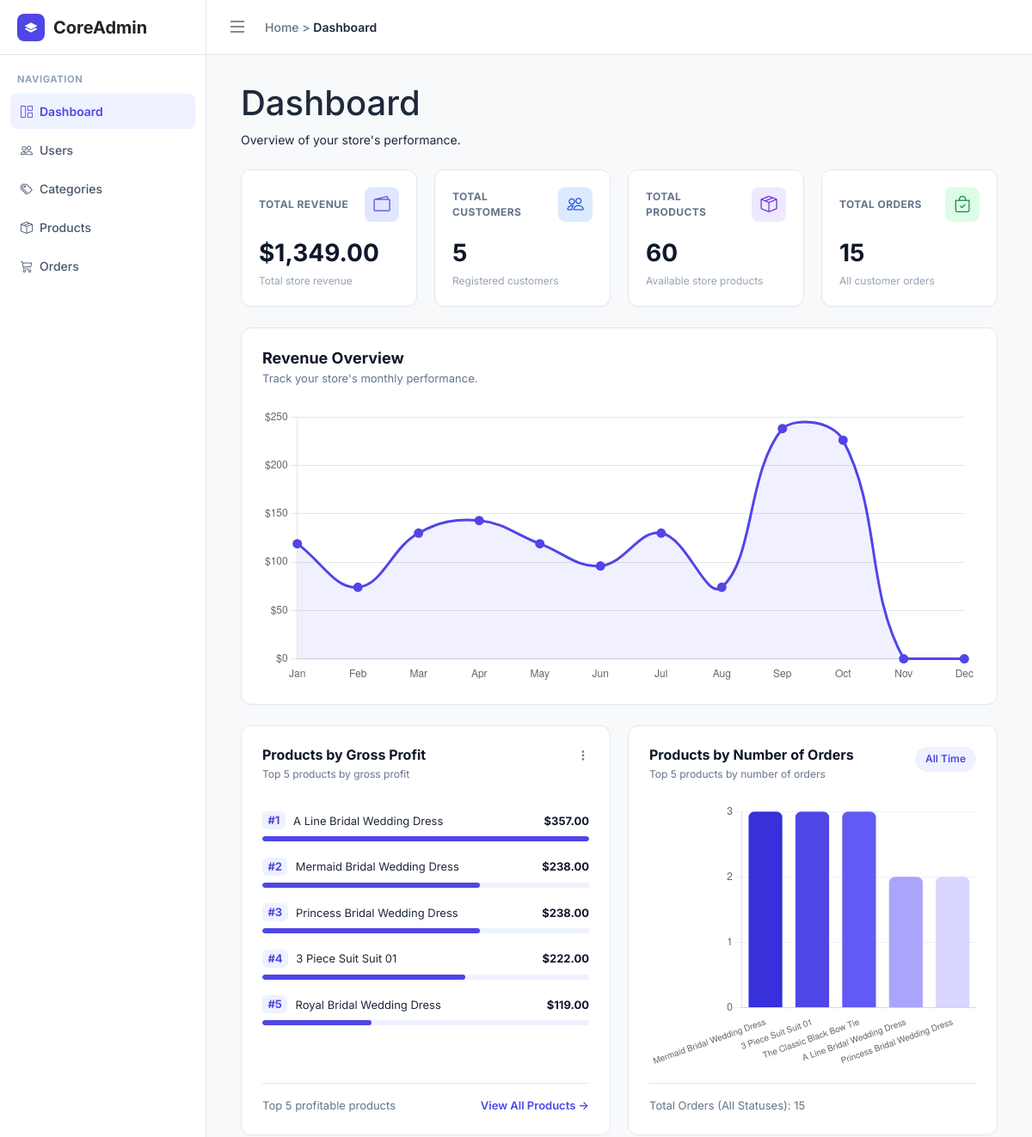
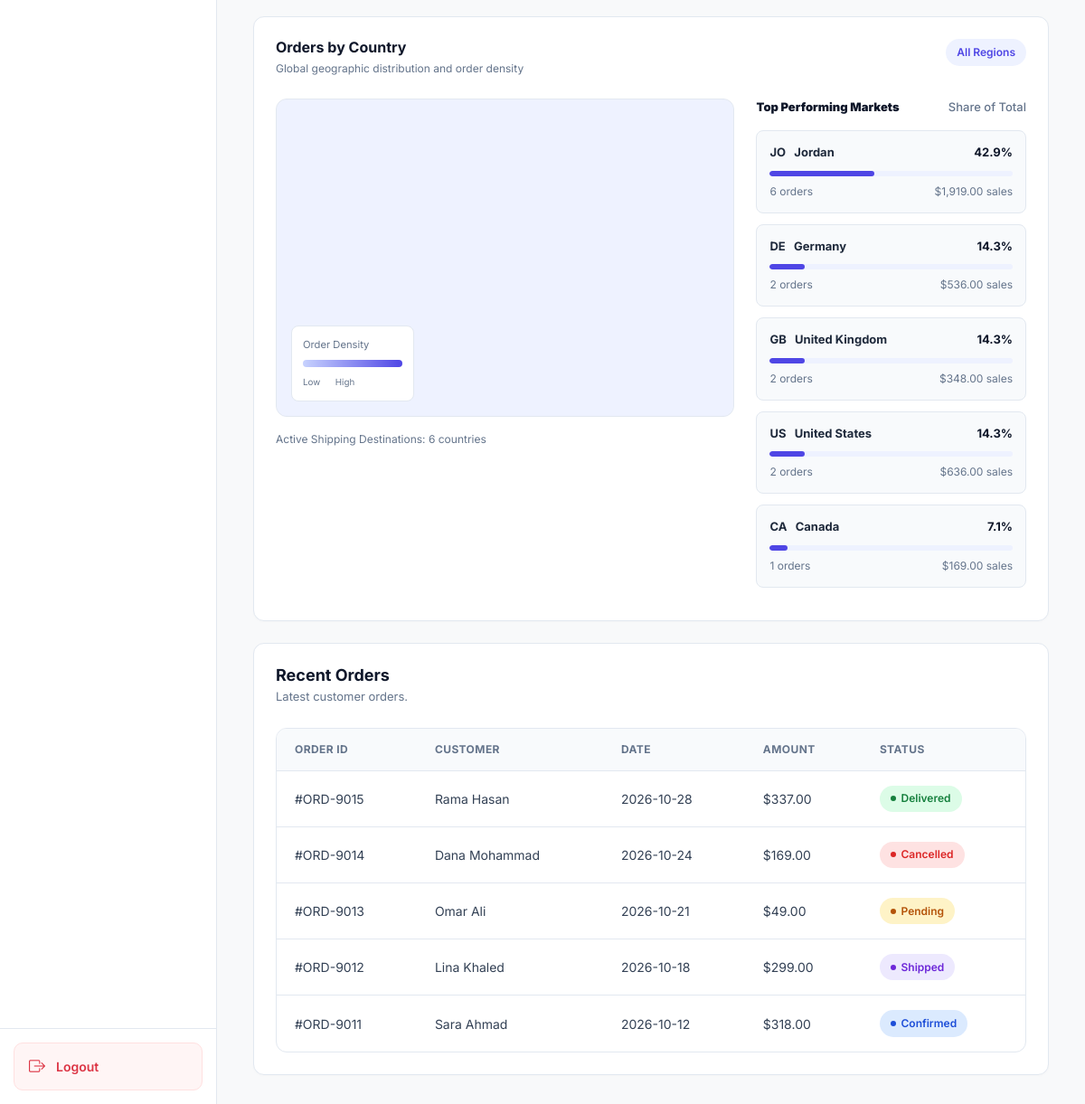
The app's page /admin/dashboard.php (signed in) with its own data (2 pictures, top to bottom).
### tables this page shows
CREATE TABLE `products` (
  `id` int(11) NOT NULL,
  `subcategory_id` int(11) NOT NULL,
  `product_name` varchar(150) NOT NULL,
  `description` text DEFAULT NULL,
  `cost_price` decimal(10,2) NOT NULL DEFAULT 0.00,
  `price` decimal(10,2) NOT NULL,
  `image_url` varchar(500) DEFAULT NULL,
  `stock_quantity` int(11) NOT NULL DEFAULT 0,
  `created_at` timestamp NOT NULL DEFAULT current_timestamp()
);

CREATE TABLE `orders` (
  `id` int(11) NOT NULL,
  `user_id` int(11) NOT NULL,
  `order_date` timestamp NOT NULL DEFAULT current_timestamp(),
  `total_amount` decimal(10,2) NOT NULL DEFAULT 0.00,
  `order_status` enum('Pending','Confirmed','Shipped','Delivered','Cancelled') DEFAULT 'Pending',
  `full_name` varchar(100) NOT NULL,
  `phone` varchar(20) NOT NULL,
  `country` varchar(100) NOT NULL DEFAULT 'Jordan',
  `city` varchar(100) NOT NULL,
  `area` varchar(100) DEFAULT NULL,
  `shipping_address` varchar(255) NOT NULL,
  `building_details` varchar(255) DEFAULT NULL,
  `shipping_cost` decimal(10,2) NOT NULL DEFAULT 0.00,
  `revenue` decimal(10,2) NOT NULL DEFAULT 0.00
);

### admin/dashboard.php (the view, shortened to what the rows shown need)
<?php
require_once __DIR__ . '/../app/controllers/AdminDashboardController.php';
$db = (new Database())->connect();
$controller = new AdminDashboardController($db);
$stats = $controller->getStatistics();
$topProducts = $controller->getTopProductsByOrders();
$productNames = array_column($topProducts, 'name');
$productSales = array_map(
    'intval',
    array_column($topProducts, 'total_sold')
);
$monthlyRevenue = $controller->getMonthlyRevenue();
$topRevenueProducts = $controller->getTopProductsByRevenue();
$recentOrders = $controller->getRecentOrders();
require_once __DIR__ . '/includes/header.php';
?>
<link rel="stylesheet" href="https://unpkg.com/leaflet@1.9.4/dist/leaflet.css">
<div class="page-content">
    <h1>Dashboard</h1>
    <section class="stats-grid">
        <div class="stat-card">
            <h2>
                $<?= number_format($stats['revenue'], 2) ?>
            </h2>
        </div>
        <div class="stat-card">
            <h2><?= number_format($stats['customers']) ?></h2>
        </div>
        <div class="stat-card">
            <h2><?= number_format($stats['products']) ?></h2>
        </div>
        <div class="stat-card">
            <h2><?= number_format($stats['orders']) ?></h2>
        </div>
    </section>
    <section class="revenue-section">
        <div class="revenue-header">
            <div>
                <h2>Revenue Overview</h2>
            </div>
        </div>
    </section>
    <section class="product-analytics-grid">
        <div class="analytics-card">
            <div class="analytics-heading">
                <div>
                    <h2>Products by Gross Profit</h2>
                </div>
            </div>
            <div class="revenue-products">
                <?php if (!empty($topRevenueProducts)): ?>
                    <?php
                    $maxProfit = max(
                        0,
                        ...array_map(
                            'floatval',
                            array_column($topRevenueProducts, 'total_revenue')
                        )
                    );
                    ?>
                    <?php foreach ($topRevenueProducts as $index => $product): ?>
                        <?php
                        $profit = (float) $product['total_revenue'];
                        $percentage = $maxProfit > 0
                            ? max(0, $profit / $maxProfit * 100)
                            : 0;
                        ?>
                        <div class="revenue-product">
                            <div class="product-line">
                                <span>
                                    <b>#<?= $index + 1 ?></b>
                                    <?= htmlspecialchars(
                                        $product['name'],
                                        ENT_QUOTES,
                                        'UTF-8'
                                    ) ?>
                                </span>
                                <strong>
                                    $<?= number_format($profit, 2) ?>
                                </strong>
                            </div>
                            <div class="analytics-track">
                                <div style="width: <?= $percentage ?>%"></div>
                            </div>
                        </div>
                    <?php endforeach; ?>
                <?php else: ?>
                    <p>No delivered product sales yet.</p>
                <?php endif; ?>
            </div>
        </div>
        <div class="analytics-card">
            <div class="analytics-heading">
                <div>
                    <h2>Products by Number of Orders</h2>
                </div>
            </div>
        </div>
    </section>
    <section class="country-section">
        <div class="analytics-heading">
            <div>
                <h2>Orders by Country</h2>
            </div>
        </div>
    </section>
    <section class="recent-orders-section">
        <div class="recent-orders-header">
            <div>
                <h2>Recent Orders</h2>
            </div>
        </div>
        <div class="orders-table-wrapper">
            <table class="orders-table">
                <thead>
                    <tr>
                        <th>Order ID</th>
                        <th>Customer</th>
                        <th>Date</th>
                        <th>Amount</th>
                        <th>Status</th>
                    </tr>
                </thead>
                <tbody>
                    <?php if (!empty($recentOrders)): ?>
                        <?php foreach ($recentOrders as $order): ?>
                            <?php
                            $status = $order['order_status'];
                            $allowedStatuses = [
                                'Pending',
                                'Confirmed',
                                'Shipped',
                                'Delivered',
                                'Cancelled'
                            ];
                            $statusClass = in_array($status, $allowedStatuses, true)
                                ? strtolower($status)
                                : '';
                            ?>
                            <tr>
                                <td>
                                    #ORD-<?= (int) $order['id'] ?>
                                </td>
                                <td>
                                    <?= htmlspecialchars(
                                        $order['full_name'],
                                        ENT_QUOTES,
                                        'UTF-8'
                                    ) ?>
                                </td>
                                <td>
                                    <?= htmlspecialchars(
                                        date('Y-m-d', strtotime($order['order_date'])),
                                        ENT_QUOTES,
                                        'UTF-8'
                                    ) ?>
                                </td>
                                <td>
                                    $<?= number_format(
                                        (float) $order['total_amount'],
                                        2
                                    ) ?>
                                </td>
                                <td>
                                    <span class="order-status <?= $statusClass ?>">
                                        <?= htmlspecialchars(
                                            $status,
                                            ENT_QUOTES,
                                            'UTF-8'
                                        ) ?>
                                    </span>
                                </td>
                            </tr>
                        <?php endforeach; ?>
                    <?php endif; ?>
                </tbody>
            </table>
        </div>
    </section>
</div>
<script>
    // Month labels
    const months = [
        'Jan', 'Feb', 'Mar',
        'Apr', 'May', 'Jun',
        'Jul', 'Aug', 'Sep',
        'Oct', 'Nov', 'Dec'
    ];
    // Monthly revenue from PHP / MySQL
    const monthlyRevenue = <?= json_encode(
        $monthlyRevenue,
        JSON_NUMERIC_CHECK
    ) ?>;
    const chartElement = document.getElementById('revenueChart');
    if (chartElement && typeof Chart !== 'undefined') {
        new Chart(chartElement, {
            type: 'line',
            data: {
                labels: months,
                datasets: [{
                    label: 'Monthly Revenue',
                    data: monthlyRevenue,
                    borderColor: '#5145e8',
                    backgroundColor: 'rgba(81, 69, 232, 0.08)',
                    borderWidth: 3,
                    fill: true,
                    tension: 0.4,
                    pointRadius: 4,
                    pointBackgroundColor: '#5145e8'
                }]
            },
            options: {
                responsive: true,
                maintainAspectRatio: false,
                plugins: {
                    legend: {
                        display: false
                    }
                },
                scales: {
                    y: {
                        beginAtZero: true,
                        ticks: {
                            callback: function(value) {
                                return '$' + value;
                            }
                        }
                    },
                    x: {
                        grid: {
                            display: false
                        }
                    }
                }
            }
        });
    }
</script>
<script>
    // Product names from PHP / MySQL
    const productNames = <?= json_encode(
        $productNames,
        JSON_HEX_TAG | JSON_HEX_AMP | JSON_HEX_APOS | JSON_HEX_QUOT
    ) ?>;
    // Number of orders from PHP / MySQL
    const productSales = <?= json_encode($productSales) ?>;
    const productOrdersCanvas =
        document.getElementById('productOrdersChart');
    if (productOrdersCanvas && typeof Chart !== 'undefined') {
        new Chart(productOrdersCanvas, {
            type: 'bar',
            data: {
                labels: productNames,
                datasets: [{
                    label: 'Number of Orders',
                    data: productSales,
                    backgroundColor: [
                        '#3730db',
                        '#4f46e5',
                        '#625af4',
                        '#aaa5fa',
                        '#d9d6ff'
                    ],
                    borderRadius: 7,
                    maxBarThickness: 45
                }]
            },
            options: {
                responsive: true,
                maintainAspectRatio: false,
                plugins: {
                    legend: {
                        display: false
                    }
                },
                scales: {
                    x: {
                        grid: {
                            display: false
                        },
                        ticks: {
                            font: {
                                size: 10
                            }
                        }
                    },
                    y: {
                        beginAtZero: true,
                        grid: {
                            color: '#edf0f7'
                        },
                        ticks: {
                            precision: 0
                        }
                    }
                }
            }
        });
    }
</script>
<?php require_once __DIR__ . '/includes/footer.php'; ?>

### records on screen
products: product_name "A Line Bridal Wedding Dress", profit "357.00", $percentage 100 (drawn)
products: product_name "Mermaid Bridal Wedding Dress", profit "238.00", $percentage 66.666666666667 (drawn)
products: product_name "Princess Bridal Wedding Dress", profit "238.00", $percentage 66.666666666667 (drawn)
products: product_name "3 Piece Suit Suit 01", profit "222.00", $percentage 62.18487394958 (drawn)
products: product_name "Royal Bridal Wedding Dress", profit "119.00", $percentage 33.333333333333 (drawn)
orders: id "9015", full_name "Rama Hasan", order_date "2026-10-28", total_amount "337.00", order_status "Delivered"
orders: id "9014", full_name "Dana Mohammad", order_date "2026-10-24", total_amount "169.00", order_status "Cancelled"
orders: id "9013", full_name "Omar Ali", order_date "2026-10-21", total_amount "49.00", order_status "Pending"
orders: id "9012", full_name "Lina Khaled", order_date "2026-10-18", total_amount "299.00", order_status "Shipped"
orders: id "9011", full_name "Sara Ahmad", order_date "2026-10-12", total_amount "318.00", order_status "Confirmed"

### other values on screen
safe($breadcrumb) "Dashboard"
$stats['revenue'] "1,349.00"
$stats['customers'] "5"
$stats['products'] "60"
$stats['orders'] "15"
count($ordersByCountry) "6"
$code "JO"
$name "Jordan"
$percentage "42.9"
$orders "6"
$sales "1,919.00"
$code "DE"
$name "Germany"
$percentage "14.3"
$orders "2"
